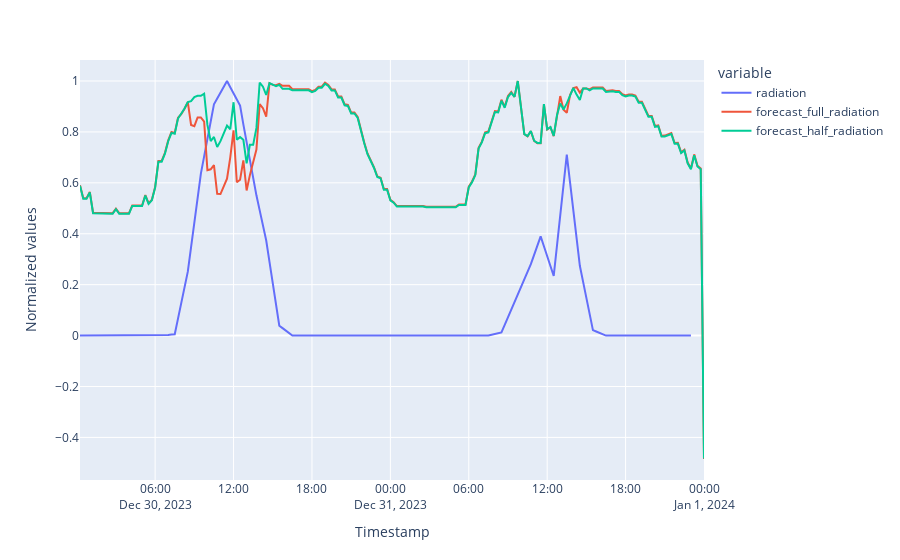

Write notebook code for a chart like this one.
### Code cell
# Inspect the results.
radiation_forecast_comparison = pd.DataFrame(
    test_data["radiation"]/max(test_data["radiation"])
)

radiation_forecast_comparison["forecast_full_radiation"] = forecast["forecast"]/max(forecast["forecast"])
radiation_forecast_comparison["forecast_half_radiation"] = forecast_rad["forecast"]/max(forecast_rad["forecast"])

fig_radiation_forecast_comparison=radiation_forecast_comparison.plot()

fig_radiation_forecast_comparison.update_layout(
    xaxis_title='Timestamp',
    yaxis_title="Normalized values"
)
display(fig_radiation_forecast_comparison.show())

### Figure 1 — Plotly figure (JSON) as saved in the notebook; plotly's stock layout.template omitted (floating-point values rounded to 4 significant figures; data arrays with more than 128 entries replaced by an {"elided": "..."} marker saying what was removed)
{"data": [{"hovertemplate": "variable=radiation<br>index=%{x}<br>value=%{y}<extra></extra>", "legendgroup": "radiation", "line": {"color": "#636efa", "dash": "solid"}, "marker": {"symbol": "circle"}, "mode": "lines", "name": "radiation", "orientation": "v", "showlegend": true, "type": "scatter", "x": {"elided": "192 str values"}, "xaxis": "x", "y": {"elided": "192 float values"}, "yaxis": "y"}, {"hovertemplate": "variable=forecast_full_radiation<br>index=%{x}<br>value=%{y}<extra></extra>", "legendgroup": "forecast_full_radiation", "line": {"color": "#EF553B", "dash": "solid"}, "marker": {"symbol": "circle"}, "mode": "lines", "name": "forecast_full_radiation", "orientation": "v", "showlegend": true, "type": "scatter", "x": {"elided": "192 str values"}, "xaxis": "x", "y": {"elided": "192 float values"}, "yaxis": "y"}, {"hovertemplate": "variable=forecast_half_radiation<br>index=%{x}<br>value=%{y}<extra></extra>", "legendgroup": "forecast_half_radiation", "line": {"color": "#00cc96", "dash": "solid"}, "marker": {"symbol": "circle"}, "mode": "lines", "name": "forecast_half_radiation", "orientation": "v", "showlegend": true, "type": "scatter", "x": {"elided": "192 str values"}, "xaxis": "x", "y": {"elided": "192 float values"}, "yaxis": "y"}], "layout": {"legend": {"title": {"text": "variable"}, "tracegroupgap": 0}, "margin": {"t": 60}, "xaxis": {"anchor": "y", "domain": [0, 1], "title": {"text": "Timestamp"}}, "yaxis": {"anchor": "x", "domain": [0, 1], "title": {"text": "Normalized values"}}}}
